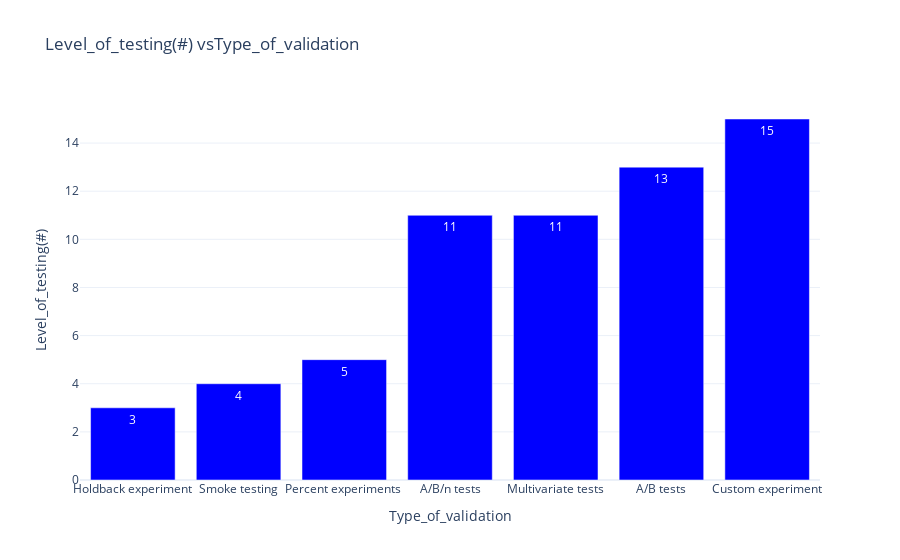

The code cell stored with this chart in its notebook:
### Markdown cell above
# Level_of_testing(#)

### Code cell
df9=df.drop(['%of_total_experiments','ROI','Success_Rate_(%)','Tools-Off_the_shelf(%)','Data_analysis_(1-5)','User_interviews(1-5)','Surveys(1-5)','Field_research_(1-5)','Competitor_analysis(1-5)','Tools (#)','Integrations(#)','Data points(#)','Adjustments(#)','Restarts(#)','Creativity(1-5)','Complexity(1-5)'],axis=1)
sort = df9.sort_values('Level_of_testing(#)')
fig = px.bar(sort, x="Type_of_validation", y='Level_of_testing(#)',text='Level_of_testing(#)',
              title="Level_of_testing(#) vsType_of_validation ")
fig.update_traces(marker_color='blue', showlegend=False)

fig.show()

### Figure 1 — Plotly figure (JSON) as saved in the notebook; plotly's stock layout.template omitted (floating-point values rounded to 4 significant figures)
{"data": [{"alignmentgroup": "True", "hoverlabel": {"namelength": 0}, "hovertemplate": "Type_of_validation=%{x}<br>Level_of_testing(#)=%{text}", "legendgroup": "", "marker": {"color": "blue"}, "name": "", "offsetgroup": "", "orientation": "v", "showlegend": false, "text": [3, 4, 5, 11, 11, 13, 15], "textposition": "auto", "type": "bar", "x": ["Holdback experiment", "Smoke testing", "Percent experiments ", "A/B/n tests", "Multivariate tests", "A/B tests", "Custom experiment"], "xaxis": "x", "y": [3, 4, 5, 11, 11, 13, 15], "yaxis": "y"}], "layout": {"barmode": "relative", "legend": {"tracegroupgap": 0}, "title": {"text": "Level_of_testing(#) vsType_of_validation "}, "xaxis": {"anchor": "y", "domain": [0, 1], "title": {"text": "Type_of_validation"}}, "yaxis": {"anchor": "x", "domain": [0, 1], "title": {"text": "Level_of_testing(#)"}}}}
